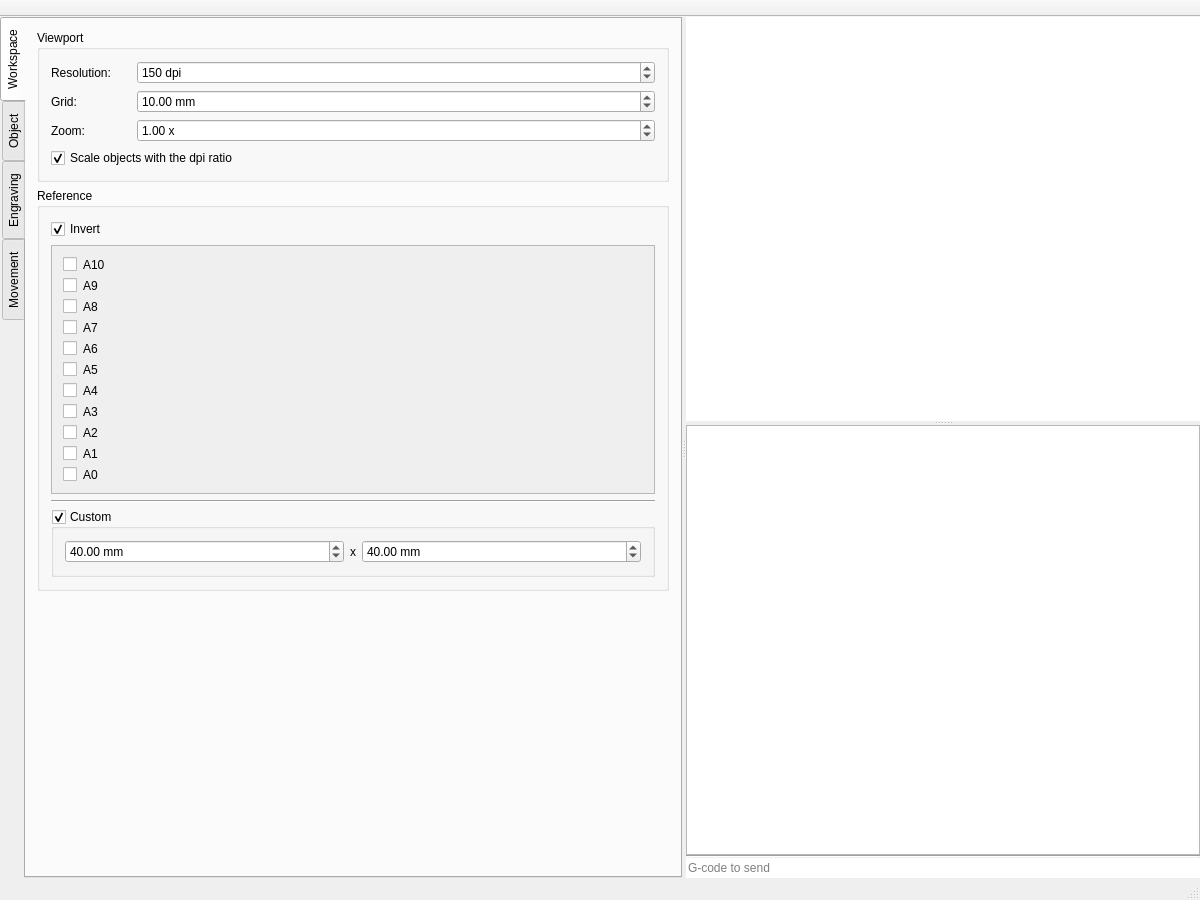
<?xml version="1.0" encoding="UTF-8"?>
<ui version="4.0">
 <class>MainWindow</class>
 <widget class="QMainWindow" name="MainWindow">
  <property name="geometry">
   <rect>
    <x>0</x>
    <y>0</y>
    <width>1200</width>
    <height>900</height>
   </rect>
  </property>
  <property name="windowTitle">
   <string>LaserEngraver</string>
  </property>
  <widget class="QWidget" name="centralWidget">
   <layout class="QHBoxLayout" name="horizontalLayout_24">
    <property name="leftMargin">
     <number>0</number>
    </property>
    <property name="topMargin">
     <number>0</number>
    </property>
    <property name="rightMargin">
     <number>0</number>
    </property>
    <property name="bottomMargin">
     <number>0</number>
    </property>
    <item>
     <widget class="QSplitter" name="splitter_2">
      <property name="orientation">
       <enum>Qt::Horizontal</enum>
      </property>
      <widget class="QTabWidget" name="tabWidget">
       <property name="minimumSize">
        <size>
         <width>300</width>
         <height>0</height>
        </size>
       </property>
       <property name="tabPosition">
        <enum>QTabWidget::West</enum>
       </property>
       <property name="currentIndex">
        <number>0</number>
       </property>
       <widget class="QWidget" name="tab">
        <attribute name="title">
         <string>Workspace</string>
        </attribute>
        <layout class="QVBoxLayout" name="_2">
         <item>
          <widget class="QGroupBox" name="groupBox">
           <property name="title">
            <string>Viewport</string>
           </property>
           <layout class="QVBoxLayout" name="verticalLayout_5">
            <item>
             <layout class="QHBoxLayout" name="horizontalLayout_7">
              <item>
               <widget class="QLabel" name="label_2">
                <property name="minimumSize">
                 <size>
                  <width>80</width>
                  <height>0</height>
                 </size>
                </property>
                <property name="text">
                 <string>Resolution: </string>
                </property>
               </widget>
              </item>
              <item>
               <widget class="QSpinBox" name="dpi">
                <property name="sizePolicy">
                 <sizepolicy hsizetype="Expanding" vsizetype="Fixed">
                  <horstretch>0</horstretch>
                  <verstretch>0</verstretch>
                 </sizepolicy>
                </property>
                <property name="suffix">
                 <string> dpi</string>
                </property>
                <property name="minimum">
                 <number>50</number>
                </property>
                <property name="maximum">
                 <number>2000</number>
                </property>
                <property name="stepType">
                 <enum>QAbstractSpinBox::AdaptiveDecimalStepType</enum>
                </property>
                <property name="value">
                 <number>150</number>
                </property>
               </widget>
              </item>
             </layout>
            </item>
            <item>
             <layout class="QHBoxLayout" name="horizontalLayout_8">
              <item>
               <widget class="QLabel" name="label_4">
                <property name="minimumSize">
                 <size>
                  <width>80</width>
                  <height>0</height>
                 </size>
                </property>
                <property name="text">
                 <string>Grid:</string>
                </property>
               </widget>
              </item>
              <item>
               <widget class="QDoubleSpinBox" name="grid">
                <property name="sizePolicy">
                 <sizepolicy hsizetype="Expanding" vsizetype="Fixed">
                  <horstretch>0</horstretch>
                  <verstretch>0</verstretch>
                 </sizepolicy>
                </property>
                <property name="suffix">
                 <string> mm</string>
                </property>
                <property name="maximum">
                 <double>1000.000000000000000</double>
                </property>
                <property name="stepType">
                 <enum>QAbstractSpinBox::AdaptiveDecimalStepType</enum>
                </property>
                <property name="value">
                 <double>10.000000000000000</double>
                </property>
               </widget>
              </item>
             </layout>
            </item>
            <item>
             <layout class="QHBoxLayout" name="horizontalLayout_3">
              <item>
               <widget class="QLabel" name="label">
                <property name="minimumSize">
                 <size>
                  <width>80</width>
                  <height>0</height>
                 </size>
                </property>
                <property name="text">
                 <string>Zoom:</string>
                </property>
               </widget>
              </item>
              <item>
               <widget class="QDoubleSpinBox" name="workspaceScale">
                <property name="sizePolicy">
                 <sizepolicy hsizetype="Expanding" vsizetype="Fixed">
                  <horstretch>0</horstretch>
                  <verstretch>0</verstretch>
                 </sizepolicy>
                </property>
                <property name="suffix">
                 <string> x</string>
                </property>
                <property name="decimals">
                 <number>2</number>
                </property>
                <property name="minimum">
                 <double>0.010000000000000</double>
                </property>
                <property name="maximum">
                 <double>1000.000000000000000</double>
                </property>
                <property name="singleStep">
                 <double>0.050000000000000</double>
                </property>
                <property name="stepType">
                 <enum>QAbstractSpinBox::AdaptiveDecimalStepType</enum>
                </property>
                <property name="value">
                 <double>1.000000000000000</double>
                </property>
               </widget>
              </item>
             </layout>
            </item>
            <item>
             <widget class="QCheckBox" name="scaleObjectsWithDpi">
              <property name="text">
               <string>Scale objects with the dpi ratio</string>
              </property>
              <property name="checked">
               <bool>true</bool>
              </property>
             </widget>
            </item>
           </layout>
          </widget>
         </item>
         <item>
          <widget class="QGroupBox" name="drawBordersGroupBox">
           <property name="title">
            <string>Reference</string>
           </property>
           <layout class="QVBoxLayout" name="verticalLayout_14">
            <item>
             <widget class="QCheckBox" name="drawInverted">
              <property name="text">
               <string>Invert</string>
              </property>
              <property name="checked">
               <bool>true</bool>
              </property>
             </widget>
            </item>
            <item>
             <widget class="QScrollArea" name="scrollArea">
              <property name="minimumSize">
               <size>
                <width>0</width>
                <height>100</height>
               </size>
              </property>
              <property name="widgetResizable">
               <bool>true</bool>
              </property>
              <widget class="QWidget" name="scrollAreaWidgetContents">
               <property name="geometry">
                <rect>
                 <x>0</x>
                 <y>0</y>
                 <width>629</width>
                 <height>298</height>
                </rect>
               </property>
               <layout class="QVBoxLayout" name="verticalLayout_4">
                <item>
                 <layout class="QHBoxLayout" name="horizontalLayout_5">
                  <item>
                   <widget class="QCheckBox" name="drawA10">
                    <property name="text">
                     <string/>
                    </property>
                   </widget>
                  </item>
                  <item>
                   <widget class="QLabel" name="drawA10Label">
                    <property name="sizePolicy">
                     <sizepolicy hsizetype="MinimumExpanding" vsizetype="Preferred">
                      <horstretch>0</horstretch>
                      <verstretch>0</verstretch>
                     </sizepolicy>
                    </property>
                    <property name="text">
                     <string>A10</string>
                    </property>
                   </widget>
                  </item>
                 </layout>
                </item>
                <item>
                 <layout class="QHBoxLayout" name="horizontalLayout_12">
                  <item>
                   <widget class="QCheckBox" name="drawA9">
                    <property name="text">
                     <string/>
                    </property>
                   </widget>
                  </item>
                  <item>
                   <widget class="QLabel" name="drawA9Label">
                    <property name="sizePolicy">
                     <sizepolicy hsizetype="MinimumExpanding" vsizetype="Preferred">
                      <horstretch>0</horstretch>
                      <verstretch>0</verstretch>
                     </sizepolicy>
                    </property>
                    <property name="text">
                     <string>A9</string>
                    </property>
                   </widget>
                  </item>
                 </layout>
                </item>
                <item>
                 <layout class="QHBoxLayout" name="horizontalLayout_13">
                  <item>
                   <widget class="QCheckBox" name="drawA8">
                    <property name="text">
                     <string/>
                    </property>
                   </widget>
                  </item>
                  <item>
                   <widget class="QLabel" name="drawA8Label">
                    <property name="sizePolicy">
                     <sizepolicy hsizetype="MinimumExpanding" vsizetype="Preferred">
                      <horstretch>0</horstretch>
                      <verstretch>0</verstretch>
                     </sizepolicy>
                    </property>
                    <property name="text">
                     <string>A8</string>
                    </property>
                   </widget>
                  </item>
                 </layout>
                </item>
                <item>
                 <layout class="QHBoxLayout" name="horizontalLayout_15">
                  <item>
                   <widget class="QCheckBox" name="drawA7">
                    <property name="text">
                     <string/>
                    </property>
                   </widget>
                  </item>
                  <item>
                   <widget class="QLabel" name="drawA7Label">
                    <property name="sizePolicy">
                     <sizepolicy hsizetype="MinimumExpanding" vsizetype="Preferred">
                      <horstretch>0</horstretch>
                      <verstretch>0</verstretch>
                     </sizepolicy>
                    </property>
                    <property name="text">
                     <string>A7</string>
                    </property>
                   </widget>
                  </item>
                 </layout>
                </item>
                <item>
                 <layout class="QHBoxLayout" name="horizontalLayout_16">
                  <item>
                   <widget class="QCheckBox" name="drawA6">
                    <property name="text">
                     <string/>
                    </property>
                   </widget>
                  </item>
                  <item>
                   <widget class="QLabel" name="drawA6Label">
                    <property name="sizePolicy">
                     <sizepolicy hsizetype="MinimumExpanding" vsizetype="Preferred">
                      <horstretch>0</horstretch>
                      <verstretch>0</verstretch>
                     </sizepolicy>
                    </property>
                    <property name="text">
                     <string>A6</string>
                    </property>
                   </widget>
                  </item>
                 </layout>
                </item>
                <item>
                 <layout class="QHBoxLayout" name="horizontalLayout_17">
                  <item>
                   <widget class="QCheckBox" name="drawA5">
                    <property name="text">
                     <string/>
                    </property>
                   </widget>
                  </item>
                  <item>
                   <widget class="QLabel" name="drawA5Label">
                    <property name="sizePolicy">
                     <sizepolicy hsizetype="MinimumExpanding" vsizetype="Preferred">
                      <horstretch>0</horstretch>
                      <verstretch>0</verstretch>
                     </sizepolicy>
                    </property>
                    <property name="text">
                     <string>A5</string>
                    </property>
                   </widget>
                  </item>
                 </layout>
                </item>
                <item>
                 <layout class="QHBoxLayout" name="horizontalLayout_18">
                  <item>
                   <widget class="QCheckBox" name="drawA4">
                    <property name="text">
                     <string/>
                    </property>
                   </widget>
                  </item>
                  <item>
                   <widget class="QLabel" name="drawA4Label">
                    <property name="sizePolicy">
                     <sizepolicy hsizetype="MinimumExpanding" vsizetype="Preferred">
                      <horstretch>0</horstretch>
                      <verstretch>0</verstretch>
                     </sizepolicy>
                    </property>
                    <property name="text">
                     <string>A4</string>
                    </property>
                   </widget>
                  </item>
                 </layout>
                </item>
                <item>
                 <layout class="QHBoxLayout" name="horizontalLayout_19">
                  <item>
                   <widget class="QCheckBox" name="drawA3">
                    <property name="text">
                     <string/>
                    </property>
                   </widget>
                  </item>
                  <item>
                   <widget class="QLabel" name="drawA3Label">
                    <property name="sizePolicy">
                     <sizepolicy hsizetype="MinimumExpanding" vsizetype="Preferred">
                      <horstretch>0</horstretch>
                      <verstretch>0</verstretch>
                     </sizepolicy>
                    </property>
                    <property name="text">
                     <string>A3</string>
                    </property>
                   </widget>
                  </item>
                 </layout>
                </item>
                <item>
                 <layout class="QHBoxLayout" name="horizontalLayout_20">
                  <item>
                   <widget class="QCheckBox" name="drawA2">
                    <property name="text">
                     <string/>
                    </property>
                   </widget>
                  </item>
                  <item>
                   <widget class="QLabel" name="drawA2Label">
                    <property name="sizePolicy">
                     <sizepolicy hsizetype="MinimumExpanding" vsizetype="Preferred">
                      <horstretch>0</horstretch>
                      <verstretch>0</verstretch>
                     </sizepolicy>
                    </property>
                    <property name="text">
                     <string>A2</string>
                    </property>
                   </widget>
                  </item>
                 </layout>
                </item>
                <item>
                 <layout class="QHBoxLayout" name="horizontalLayout_22">
                  <item>
                   <widget class="QCheckBox" name="drawA1">
                    <property name="text">
                     <string/>
                    </property>
                   </widget>
                  </item>
                  <item>
                   <widget class="QLabel" name="drawA1Label">
                    <property name="sizePolicy">
                     <sizepolicy hsizetype="MinimumExpanding" vsizetype="Preferred">
                      <horstretch>0</horstretch>
                      <verstretch>0</verstretch>
                     </sizepolicy>
                    </property>
                    <property name="text">
                     <string>A1</string>
                    </property>
                   </widget>
                  </item>
                 </layout>
                </item>
                <item>
                 <layout class="QHBoxLayout" name="horizontalLayout_23">
                  <item>
                   <widget class="QCheckBox" name="drawA0">
                    <property name="text">
                     <string/>
                    </property>
                   </widget>
                  </item>
                  <item>
                   <widget class="QLabel" name="drawA0Label">
                    <property name="sizePolicy">
                     <sizepolicy hsizetype="MinimumExpanding" vsizetype="Preferred">
                      <horstretch>0</horstretch>
                      <verstretch>0</verstretch>
                     </sizepolicy>
                    </property>
                    <property name="text">
                     <string>A0</string>
                    </property>
                   </widget>
                  </item>
                 </layout>
                </item>
               </layout>
              </widget>
             </widget>
            </item>
            <item>
             <widget class="Line" name="line_2">
              <property name="orientation">
               <enum>Qt::Horizontal</enum>
              </property>
             </widget>
            </item>
            <item>
             <widget class="QGroupBox" name="drawCustom">
              <property name="title">
               <string>Custom</string>
              </property>
              <property name="checkable">
               <bool>true</bool>
              </property>
              <layout class="QVBoxLayout" name="verticalLayout_13">
               <item>
                <layout class="QHBoxLayout" name="horizontalLayout_14">
                 <item>
                  <widget class="QDoubleSpinBox" name="drawCustomW">
                   <property name="suffix">
                    <string> mm</string>
                   </property>
                   <property name="maximum">
                    <double>1000000.000000000000000</double>
                   </property>
                   <property name="stepType">
                    <enum>QAbstractSpinBox::AdaptiveDecimalStepType</enum>
                   </property>
                   <property name="value">
                    <double>40.000000000000000</double>
                   </property>
                  </widget>
                 </item>
                 <item>
                  <widget class="QLabel" name="label_9">
                   <property name="sizePolicy">
                    <sizepolicy hsizetype="Maximum" vsizetype="Preferred">
                     <horstretch>0</horstretch>
                     <verstretch>0</verstretch>
                    </sizepolicy>
                   </property>
                   <property name="text">
                    <string>x</string>
                   </property>
                  </widget>
                 </item>
                 <item>
                  <widget class="QDoubleSpinBox" name="drawCustomH">
                   <property name="suffix">
                    <string> mm</string>
                   </property>
                   <property name="maximum">
                    <double>1000000.000000000000000</double>
                   </property>
                   <property name="stepType">
                    <enum>QAbstractSpinBox::AdaptiveDecimalStepType</enum>
                   </property>
                   <property name="value">
                    <double>40.000000000000000</double>
                   </property>
                  </widget>
                 </item>
                </layout>
               </item>
              </layout>
             </widget>
            </item>
           </layout>
          </widget>
         </item>
         <item>
          <spacer name="verticalSpacer_4">
           <property name="orientation">
            <enum>Qt::Vertical</enum>
           </property>
           <property name="sizeHint" stdset="0">
            <size>
             <width>20</width>
             <height>40</height>
            </size>
           </property>
          </spacer>
         </item>
        </layout>
       </widget>
       <widget class="QWidget" name="tab_4">
        <attribute name="title">
         <string>Object</string>
        </attribute>
        <layout class="QVBoxLayout" name="verticalLayout_12">
         <item>
          <widget class="QGroupBox" name="groupBox_2">
           <property name="title">
            <string>Object list</string>
           </property>
           <layout class="QVBoxLayout" name="verticalLayout_7">
            <property name="leftMargin">
             <number>0</number>
            </property>
            <property name="topMargin">
             <number>0</number>
            </property>
            <property name="rightMargin">
             <number>0</number>
            </property>
            <property name="bottomMargin">
             <number>0</number>
            </property>
            <item>
             <widget class="QListView" name="objectList"/>
            </item>
           </layout>
          </widget>
         </item>
         <item>
          <widget class="QGroupBox" name="itemGroup">
           <property name="title">
            <string>Selected object</string>
           </property>
           <layout class="QVBoxLayout" name="verticalLayout_2">
            <item>
             <layout class="QHBoxLayout" name="horizontalLayout_9">
              <item>
               <widget class="QLabel" name="label_5">
                <property name="minimumSize">
                 <size>
                  <width>80</width>
                  <height>0</height>
                 </size>
                </property>
                <property name="text">
                 <string>Rotate:</string>
                </property>
               </widget>
              </item>
              <item>
               <widget class="QSpinBox" name="angle">
                <property name="sizePolicy">
                 <sizepolicy hsizetype="Expanding" vsizetype="Fixed">
                  <horstretch>0</horstretch>
                  <verstretch>0</verstretch>
                 </sizepolicy>
                </property>
                <property name="wrapping">
                 <bool>true</bool>
                </property>
                <property name="suffix">
                 <string> °</string>
                </property>
                <property name="prefix">
                 <string/>
                </property>
                <property name="maximum">
                 <number>359</number>
                </property>
                <property name="stepType">
                 <enum>QAbstractSpinBox::DefaultStepType</enum>
                </property>
                <property name="value">
                 <number>0</number>
                </property>
               </widget>
              </item>
             </layout>
            </item>
            <item>
             <layout class="QHBoxLayout" name="horizontalLayout_10">
              <item>
               <widget class="QLabel" name="label_6">
                <property name="minimumSize">
                 <size>
                  <width>80</width>
                  <height>0</height>
                 </size>
                </property>
                <property name="text">
                 <string>Opacity:</string>
                </property>
               </widget>
              </item>
              <item>
               <widget class="QSpinBox" name="opacity">
                <property name="sizePolicy">
                 <sizepolicy hsizetype="Expanding" vsizetype="Fixed">
                  <horstretch>0</horstretch>
                  <verstretch>0</verstretch>
                 </sizepolicy>
                </property>
                <property name="suffix">
                 <string> %</string>
                </property>
                <property name="prefix">
                 <string/>
                </property>
                <property name="minimum">
                 <number>5</number>
                </property>
                <property name="maximum">
                 <number>100</number>
                </property>
                <property name="value">
                 <number>100</number>
                </property>
               </widget>
              </item>
             </layout>
            </item>
            <item>
             <layout class="QHBoxLayout" name="horizontalLayout_11">
              <item>
               <widget class="QLabel" name="label_7">
                <property name="minimumSize">
                 <size>
                  <width>80</width>
                  <height>0</height>
                 </size>
                </property>
                <property name="text">
                 <string>Scale:</string>
                </property>
               </widget>
              </item>
              <item>
               <widget class="QDoubleSpinBox" name="itemScale">
                <property name="sizePolicy">
                 <sizepolicy hsizetype="Expanding" vsizetype="Fixed">
                  <horstretch>0</horstretch>
                  <verstretch>0</verstretch>
                 </sizepolicy>
                </property>
                <property name="suffix">
                 <string> x</string>
                </property>
                <property name="decimals">
                 <number>2</number>
                </property>
                <property name="minimum">
                 <double>0.010000000000000</double>
                </property>
                <property name="maximum">
                 <double>1000.000000000000000</double>
                </property>
                <property name="stepType">
                 <enum>QAbstractSpinBox::AdaptiveDecimalStepType</enum>
                </property>
                <property name="value">
                 <double>1.000000000000000</double>
                </property>
               </widget>
              </item>
             </layout>
            </item>
            <item>
             <widget class="QToolButton" name="moveTopButton">
              <property name="sizePolicy">
               <sizepolicy hsizetype="Minimum" vsizetype="Fixed">
                <horstretch>0</horstretch>
                <verstretch>0</verstretch>
               </sizepolicy>
              </property>
              <property name="toolButtonStyle">
               <enum>Qt::ToolButtonTextBesideIcon</enum>
              </property>
             </widget>
            </item>
            <item>
             <widget class="QToolButton" name="removeItemButton">
              <property name="sizePolicy">
               <sizepolicy hsizetype="Minimum" vsizetype="Fixed">
                <horstretch>0</horstretch>
                <verstretch>0</verstretch>
               </sizepolicy>
              </property>
              <property name="toolButtonStyle">
               <enum>Qt::ToolButtonTextBesideIcon</enum>
              </property>
             </widget>
            </item>
           </layout>
          </widget>
         </item>
         <item>
          <spacer name="verticalSpacer">
           <property name="orientation">
            <enum>Qt::Vertical</enum>
           </property>
           <property name="sizeHint" stdset="0">
            <size>
             <width>20</width>
             <height>40</height>
            </size>
           </property>
          </spacer>
         </item>
        </layout>
       </widget>
       <widget class="QWidget" name="tab_2">
        <attribute name="title">
         <string>Engraving</string>
        </attribute>
        <layout class="QVBoxLayout" name="verticalLayout_8">
         <item>
          <widget class="QGroupBox" name="printParametersGroupBox">
           <property name="title">
            <string>Parameters</string>
           </property>
           <layout class="QVBoxLayout" name="verticalLayout_11">
            <item>
             <widget class="QCheckBox" name="engraveFromCurrentPosition">
              <property name="text">
               <string>Engrave from current position</string>
              </property>
              <property name="checked">
               <bool>true</bool>
              </property>
             </widget>
            </item>
            <item>
             <widget class="QCheckBox" name="engraveObjectFromCenter">
              <property name="text">
               <string>Center object</string>
              </property>
              <property name="checked">
               <bool>false</bool>
              </property>
             </widget>
            </item>
           </layout>
          </widget>
         </item>
         <item>
          <widget class="QGroupBox" name="printParametersGroupBox_2">
           <property name="title">
            <string>Overrides</string>
           </property>
           <layout class="QVBoxLayout" name="verticalLayout_6">
            <item>
             <layout class="QHBoxLayout" name="horizontalLayout_6">
              <item>
               <widget class="QLabel" name="label_3">
                <property name="minimumSize">
                 <size>
                  <width>100</width>
                  <height>0</height>
                 </size>
                </property>
                <property name="text">
                 <string>Laser power: </string>
                </property>
               </widget>
              </item>
              <item>
               <widget class="QSpinBox" name="laser_pwr">
                <property name="sizePolicy">
                 <sizepolicy hsizetype="Expanding" vsizetype="Fixed">
                  <horstretch>0</horstretch>
                  <verstretch>0</verstretch>
                 </sizepolicy>
                </property>
                <property name="suffix">
                 <string> %</string>
                </property>
                <property name="minimum">
                 <number>1</number>
                </property>
                <property name="maximum">
                 <number>100</number>
                </property>
                <property name="stepType">
                 <enum>QAbstractSpinBox::AdaptiveDecimalStepType</enum>
                </property>
                <property name="value">
                 <number>50</number>
                </property>
               </widget>
              </item>
             </layout>
            </item>
           </layout>
          </widget>
         </item>
         <item>
          <spacer name="verticalSpacer_6">
           <property name="orientation">
            <enum>Qt::Vertical</enum>
           </property>
           <property name="sizeHint" stdset="0">
            <size>
             <width>20</width>
             <height>40</height>
            </size>
           </property>
          </spacer>
         </item>
        </layout>
       </widget>
       <widget class="QWidget" name="tab_3">
        <attribute name="title">
         <string>Movement</string>
        </attribute>
        <layout class="QVBoxLayout" name="verticalLayout_10">
         <item>
          <widget class="QGroupBox" name="moveToolGroupBox">
           <property name="title">
            <string>Move tool</string>
           </property>
           <property name="flat">
            <bool>false</bool>
           </property>
           <layout class="QVBoxLayout" name="verticalLayout_3">
            <item>
             <layout class="QHBoxLayout" name="horizontalLayout_4">
              <property name="spacing">
               <number>0</number>
              </property>
              <item>
               <widget class="QToolButton" name="goUp">
                <property name="text">
                 <string>...</string>
                </property>
               </widget>
              </item>
             </layout>
            </item>
            <item>
             <layout class="QHBoxLayout" name="horizontalLayout">
              <property name="spacing">
               <number>6</number>
              </property>
              <item>
               <spacer name="horizontalSpacer">
                <property name="orientation">
                 <enum>Qt::Horizontal</enum>
                </property>
                <property name="sizeHint" stdset="0">
                 <size>
                  <width>40</width>
                  <height>20</height>
                 </size>
                </property>
               </spacer>
              </item>
              <item>
               <widget class="QToolButton" name="goLeft">
                <property name="text">
                 <string>...</string>
                </property>
               </widget>
              </item>
              <item>
               <widget class="QToolButton" name="goHome">
                <property name="text">
                 <string>...</string>
                </property>
               </widget>
              </item>
              <item>
               <widget class="QToolButton" name="goRight">
                <property name="text">
                 <string>...</string>
                </property>
               </widget>
              </item>
              <item>
               <spacer name="horizontalSpacer_2">
                <property name="orientation">
                 <enum>Qt::Horizontal</enum>
                </property>
                <property name="sizeHint" stdset="0">
                 <size>
                  <width>40</width>
                  <height>20</height>
                 </size>
                </property>
               </spacer>
              </item>
             </layout>
            </item>
            <item>
             <layout class="QHBoxLayout" name="horizontalLayout_2">
              <item>
               <widget class="QToolButton" name="goDown">
                <property name="text">
                 <string>...</string>
                </property>
               </widget>
              </item>
             </layout>
            </item>
            <item>
             <widget class="QToolButton" name="turnLaserOn">
              <property name="sizePolicy">
               <sizepolicy hsizetype="Expanding" vsizetype="Fixed">
                <horstretch>0</horstretch>
                <verstretch>0</verstretch>
               </sizepolicy>
              </property>
              <property name="text">
               <string>...</string>
              </property>
             </widget>
            </item>
            <item>
             <widget class="QDoubleSpinBox" name="move_step">
              <property name="prefix">
               <string>Move by: </string>
              </property>
              <property name="suffix">
               <string> mm</string>
              </property>
              <property name="decimals">
               <number>2</number>
              </property>
              <property name="maximum">
               <double>2000.000000000000000</double>
              </property>
              <property name="singleStep">
               <double>1.000000000000000</double>
              </property>
              <property name="stepType">
               <enum>QAbstractSpinBox::AdaptiveDecimalStepType</enum>
              </property>
              <property name="value">
               <double>10.000000000000000</double>
              </property>
             </widget>
            </item>
           </layout>
          </widget>
         </item>
         <item>
          <widget class="QGroupBox" name="movementSettingsGroupBox">
           <property name="title">
            <string>Settings</string>
           </property>
           <layout class="QVBoxLayout" name="verticalLayout_9">
            <item>
             <widget class="EngraverMovementSettingsWidget" name="movementSettings" native="true">
              <property name="minimumSize">
               <size>
                <width>0</width>
                <height>100</height>
               </size>
              </property>
             </widget>
            </item>
            <item>
             <widget class="QToolButton" name="applyMovementSettings">
              <property name="sizePolicy">
               <sizepolicy hsizetype="Expanding" vsizetype="Fixed">
                <horstretch>0</horstretch>
                <verstretch>0</verstretch>
               </sizepolicy>
              </property>
              <property name="text">
               <string>Apply</string>
              </property>
             </widget>
            </item>
           </layout>
          </widget>
         </item>
         <item>
          <spacer name="verticalSpacer_2">
           <property name="orientation">
            <enum>Qt::Vertical</enum>
           </property>
           <property name="sizeHint" stdset="0">
            <size>
             <width>20</width>
             <height>40</height>
            </size>
           </property>
          </spacer>
         </item>
        </layout>
       </widget>
      </widget>
      <widget class="QSplitter" name="splitter">
       <property name="orientation">
        <enum>Qt::Vertical</enum>
       </property>
       <widget class="GraphicsView" name="view">
        <property name="frameShape">
         <enum>QFrame::NoFrame</enum>
        </property>
        <property name="frameShadow">
         <enum>QFrame::Plain</enum>
        </property>
        <property name="verticalScrollBarPolicy">
         <enum>Qt::ScrollBarAlwaysOff</enum>
        </property>
        <property name="horizontalScrollBarPolicy">
         <enum>Qt::ScrollBarAlwaysOff</enum>
        </property>
        <property name="renderHints">
         <set>QPainter::Antialiasing|QPainter::SmoothPixmapTransform|QPainter::TextAntialiasing</set>
        </property>
        <property name="dragMode">
         <enum>QGraphicsView::ScrollHandDrag</enum>
        </property>
       </widget>
       <widget class="QWidget" name="widget" native="true">
        <layout class="QVBoxLayout" name="verticalLayout">
         <property name="spacing">
          <number>0</number>
         </property>
         <property name="leftMargin">
          <number>0</number>
         </property>
         <property name="topMargin">
          <number>0</number>
         </property>
         <property name="rightMargin">
          <number>0</number>
         </property>
         <property name="bottomMargin">
          <number>0</number>
         </property>
         <item>
          <widget class="QListView" name="logView"/>
         </item>
         <item>
          <widget class="Line" name="line">
           <property name="orientation">
            <enum>Qt::Horizontal</enum>
           </property>
          </widget>
         </item>
         <item>
          <widget class="QLineEdit" name="gcodeToSend">
           <property name="frame">
            <bool>false</bool>
           </property>
           <property name="placeholderText">
            <string>G-code to send</string>
           </property>
          </widget>
         </item>
        </layout>
       </widget>
      </widget>
     </widget>
    </item>
   </layout>
  </widget>
  <widget class="QToolBar" name="tool">
   <property name="movable">
    <bool>false</bool>
   </property>
   <property name="toolButtonStyle">
    <enum>Qt::ToolButtonTextBesideIcon</enum>
   </property>
   <property name="floatable">
    <bool>false</bool>
   </property>
   <attribute name="toolBarArea">
    <enum>TopToolBarArea</enum>
   </attribute>
   <attribute name="toolBarBreak">
    <bool>false</bool>
   </attribute>
  </widget>
  <widget class="QStatusBar" name="statusBar"/>
  <widget class="QMenuBar" name="menu">
   <property name="geometry">
    <rect>
     <x>0</x>
     <y>0</y>
     <width>1200</width>
     <height>23</height>
    </rect>
   </property>
  </widget>
 </widget>
 <layoutdefault spacing="6" margin="11"/>
 <customwidgets>
  <customwidget>
   <class>EngraverMovementSettingsWidget</class>
   <extends>QWidget</extends>
   <header>src/widgets/engraver-movement-settings-widget.h</header>
   <container>1</container>
  </customwidget>
  <customwidget>
   <class>GraphicsView</class>
   <extends>QGraphicsView</extends>
   <header>src/widgets/graphics-view.h</header>
  </customwidget>
 </customwidgets>
 <resources/>
 <connections/>
</ui>
